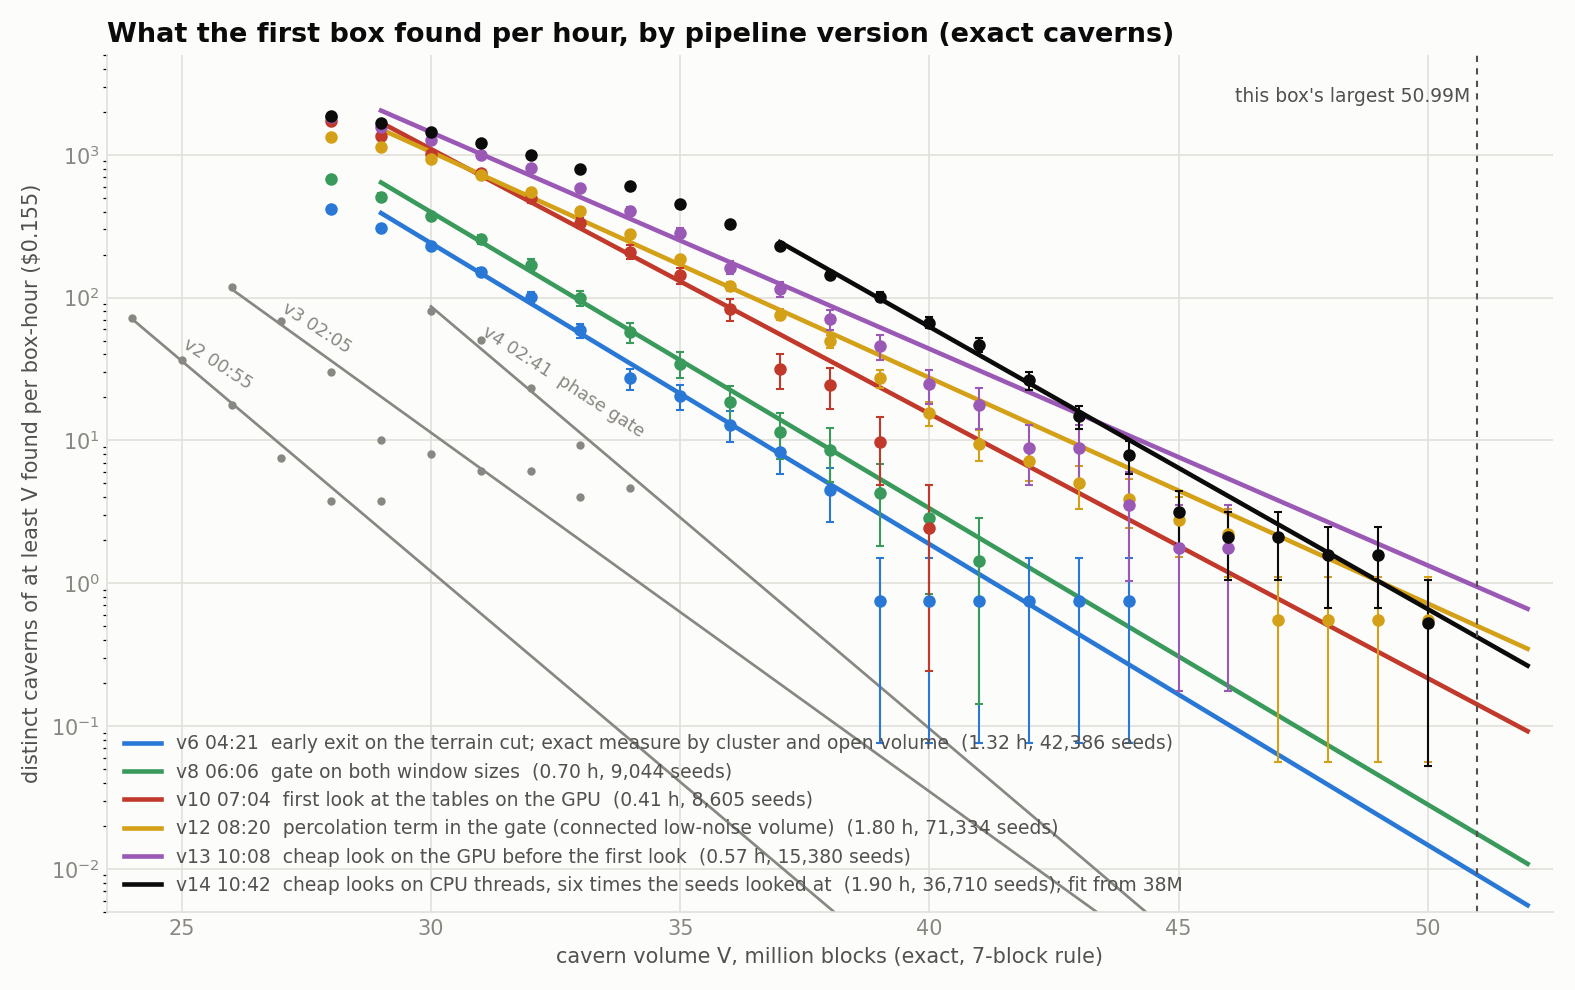

Reproduce this figure in Python.
#!/usr/bin/env python3
"""The rarity curves per box-hour from exact caverns, for the pipeline versions since the exact measure follows the
open volume as well as the formula cluster (run from anywhere: fit_exact.py OUT.png).
  v2 - v4   as in fit_now.py (tail.py's weighted counts)
  v6        run g5 from seed line 13025 (04:20:52) to its end (05:40:19): 512-block gate, early exit; its sites were
            measured by the search and, for the ones the old rule skipped, afterwards on the laptop (hits/backfill_s3.txt)
  v7        run g6 (05:40:19 - 06:05:32): the wide seed gate
  v8        run g7 (06:05:50 - 06:47:33): wide + 0.75 x 512-block gate + terrain, faster gate
  v9        run g8 (06:47:48 - 07:03:31): the phase scan on the GPU, terrain score <= -0.75
  v10       run g9 to seed line 8605 (07:03:46 - 07:28:23): the first look at the tables on the GPU too
  v12       run g10 (from 08:20:14): seedgate8, the gate score minus 0.0912 x the percolation volume (percgate.hpp)
  v11       run g9 from there (to 08:19:59): phase windows from the GPU sample, table kernel v3, 200K pairs, stop threshold 292 (07:48), exact for F + 2 O >= 102M
  v13       run g11 (10:08:10 - 10:42:11): seedgate9, a cheap look on the GPU before the first look, wider phase and terrain filters
  v14       run g12 (from 10:42:11): seedgate10, the cheap looks on CPU threads in 16-bit arithmetic (six times the seeds looked at), thread counts within the CPU quota, scan kernel in two passes
The lines of v7, v9 and v11 are not drawn (the table has them).
Seed lists: stats/now/g*/seeds.txt (pulled from the box); exact caverns: hits/*.txt. A cavern counts once per seed."""
import sys, os, time, calendar, numpy as np, matplotlib; matplotlib.use('Agg'); import matplotlib.pyplot as plt
here = os.path.dirname(os.path.abspath(__file__)); sys.path.insert(0, here); import tail
SURF, INK, INK2, MUTED, GRID = '#fcfcfb', '#0b0b0b', '#52514e', '#898781', '#e1e0d9'
out = sys.argv[1]; now = sys.argv[2] if len(sys.argv) > 2 else time.strftime('%FT%TZ', time.gmtime())   # the time the seed lists were pulled
def stamp(s): return calendar.timegm(time.strptime(s, '%Y-%m-%dT%H:%M:%SZ'))
def seeds_of(run, first=0, last=None):
    path = f'{here}/now/{run}/seeds.txt'
    return {w[0] for w in [l.split() for l in open(path)][first:last] if len(w) >= 9} if os.path.exists(path) else set()
exact = {}
for f in ('cv1_s3.txt', 'local_probe_s3.txt', 'backfill_s3.txt'):
    for l in open(f'{here}/../hits/{f}'):
        w = l.split()
        if len(w) > 14 and float(w[3]) > 0: exact.setdefault(w[0], set()).add(int(w[3]))
def counts(seeds, T): v = np.array([a / 1e6 for s in seeds for a in exact.get(s, ())]); return np.array([np.sum(v >= t) for t in T]), (v.max() if len(v) else 0)
def span(a, b): return (stamp(b) - stamp(a)) / 3600
new = [('v6 04:21  early exit on the terrain cut; exact measure by cluster and open volume', seeds_of('g5', 13025), span('2026-10-05T04:20:52Z', '2026-10-05T05:40:19Z'), '#2a78d6'),
       ('v7 05:40  seed gate on 1280-block windows', seeds_of('g6'), span('2026-10-05T05:40:19Z', '2026-10-05T06:05:32Z'), '#eb6834'),
       ('v8 06:06  gate on both window sizes', seeds_of('g7'), span('2026-10-05T06:05:50Z', '2026-10-05T06:47:33Z'), '#3a9a5b'),
       ('v9 06:48  seed scan on the GPU, deeper terrain filter', seeds_of('g8'), span('2026-10-05T06:47:48Z', '2026-10-05T07:03:31Z'), '#898781'),
       ('v10 07:04  first look at the tables on the GPU', seeds_of('g9', 0, 8605), span('2026-10-05T07:03:46Z', '2026-10-05T07:28:23Z'), '#c0392b'),
       ('v11 07:28  phase windows fitted on the GPU, kernel 2.5x faster, leaner workers', seeds_of('g9', 8605), span('2026-10-05T07:28:23Z', '2026-10-05T08:19:59Z'), '#898781'),
       ('v12 08:20  percolation term in the gate (connected low-noise volume)', seeds_of('g10'), span('2026-10-05T08:20:14Z', '2026-10-05T10:08:10Z'), '#d4a017'),
       ('v13 10:08  cheap look on the GPU before the first look', seeds_of('g11'), span('2026-10-05T10:08:10Z', '2026-10-05T10:42:11Z'), '#9b59b6'),
       ('v14 10:42  cheap looks on CPU threads, six times the seeds looked at', seeds_of('g12'), span('2026-10-05T10:42:11Z', now), '#0b0b0b')]
DRAWN = ('v6', 'v8', 'v10', 'v12', 'v13', 'v14')
FROM = {'v14': 38}   # v14 measures a cavern only if F + 2 O >= 107M (102M before), which leaves out most caverns under 38M: its counts under that are not comparable, and its line is fitted from 38M
fig, ax = plt.subplots(figsize=(10.5, 6.6), dpi=150); fig.patch.set_facecolor(SURF); ax.set_facecolor(SURF); ax.set_axisbelow(True); ax.tick_params(colors=MUTED, length=0); ax.grid(True, color=GRID, lw=0.8)
for s in ('top', 'right'): ax.spines[s].set_visible(False)
for s in ('left', 'bottom'): ax.spines[s].set_color(GRID)
T = np.arange(22, 40.01, 1.0); lines = []
for label, d, rate, lo, where in (('v2 00:55', 'v2', 615, 24, 25.0), ('v3 02:05', 'v3', 1406, 26, 27.0), ('v4 02:41  phase gate', 'v4', 1650, 30, 31.0)):   # the earlier versions, grey: context
    seeds, distinct, rows = tail.load(os.path.join(here, d)); n, e = tail.tail(rows, seeds, T); m = (T >= lo) & (n > 0); a, b = tail.fit(T[m], n[m], e[m])
    xs = np.array([lo, 46.0]); ax.plot(xs, 10 ** (a + b * xs) * rate, color=MUTED, lw=1.3); ax.plot(T[m], n[m] * rate, 'o', ms=3, color=MUTED)
    ax.text(where, 10 ** (a + b * where) * rate * 1.25, label, color=MUTED, fontsize=8.5, rotation=-33, rotation_mode='anchor'); lines.append((label, a + np.log10(rate), b, None))
Tn = np.arange(28, 52.01, 1.0)
for label, seeds, hours, c in new:
    if hours <= 0 or not seeds: continue
    n, top = counts(seeds, Tn); m = n > 0
    if not m.any(): continue
    drawn = label.split()[0] in DRAWN
    if drawn: ax.errorbar(Tn[m], n[m] / hours, yerr=[np.minimum(np.sqrt(n[m]), n[m] * 0.9) / hours, np.sqrt(n[m]) / hours], fmt='o', ms=5, color=c, ecolor=c, elinewidth=1, capsize=2, zorder=3)
    lo = FROM.get(label.split()[0], 30); f = m & (Tn >= lo) & (n >= 3); b, a = np.polyfit(Tn[f], np.log10(n[f] / hours), 1, w=np.sqrt(n[f])) if f.sum() >= 3 else (np.nan, np.nan)
    if f.sum() >= 3 and drawn: xs = np.array([lo - 1.0, 52.0]); ax.plot(xs, 10 ** (a + b * xs), color=c, lw=2.2, label=f'{label}  ({hours:.2f} h, {len(seeds):,} seeds)' + (f'; fit from {lo}M' if lo != 30 else ''))
    lines.append((label, a, b, (hours, len(seeds), n, top)))
best = max(a / 1e6 for v in exact.values() for a in v); ax.axvline(best, color=INK2, lw=1, ls=(0, (3, 3))); ax.text(best - 0.15, 3e3, f'this box\'s largest {best:.2f}M', color=INK2, fontsize=9, ha='right', va='top')
ax.set_yscale('log'); ax.set_xlim(23.5, 52.5); ax.set_ylim(5e-3, 5e3); ax.set_xlabel('cavern volume V, million blocks (exact, 7-block rule)', color=INK2); ax.set_ylabel('distinct caverns of at least V found per box-hour ($0.155)', color=INK2)
ax.set_title('What the first box found per hour, by pipeline version (exact caverns)', loc='left', fontsize=13, color=INK, fontweight='bold')
leg = ax.legend(loc='lower left', frameon=False, fontsize=9); [t.set_color(INK2) for t in leg.get_texts()]
fig.tight_layout(); fig.savefig(out, facecolor=SURF)
for label, a, b, extra in lines:
    print(f'{label[:44]:44s} log10(per hour) = {a:6.2f} {b:+.3f} V (decade per {-1 / b:.2f}M): ' + ', '.join(f'>={t}M: {10 ** (a + b * t):.3g}/h' for t in (30, 34, 38, 42, 44.3)))
    if extra: hours, ns, n, top = extra; print(f'      {hours:.2f} h, {ns} seeds ({ns / hours:.0f}/h); counted: ' + ', '.join(f'>={int(t)}M: {int(k)} ({k / hours:.3g}/h)' for t, k in zip(Tn, n) if t in (30, 34, 36, 38, 40, 42, 44, 46)) + f'; largest {top:.2f}M')
import json   # the counts, for the table of the write-up (docs/build_rates.py)
json.dump([{'label': label, 'hours': extra[0], 'seeds': extra[1], 'decade': -1 / b, 'largest': float(extra[3]), 'counts': {str(int(t)): int(k) for t, k in zip(Tn, extra[2])}} for label, a, b, extra in lines if extra], open(os.path.join(here, 'fit_exact.json'), 'w'), indent=1)
